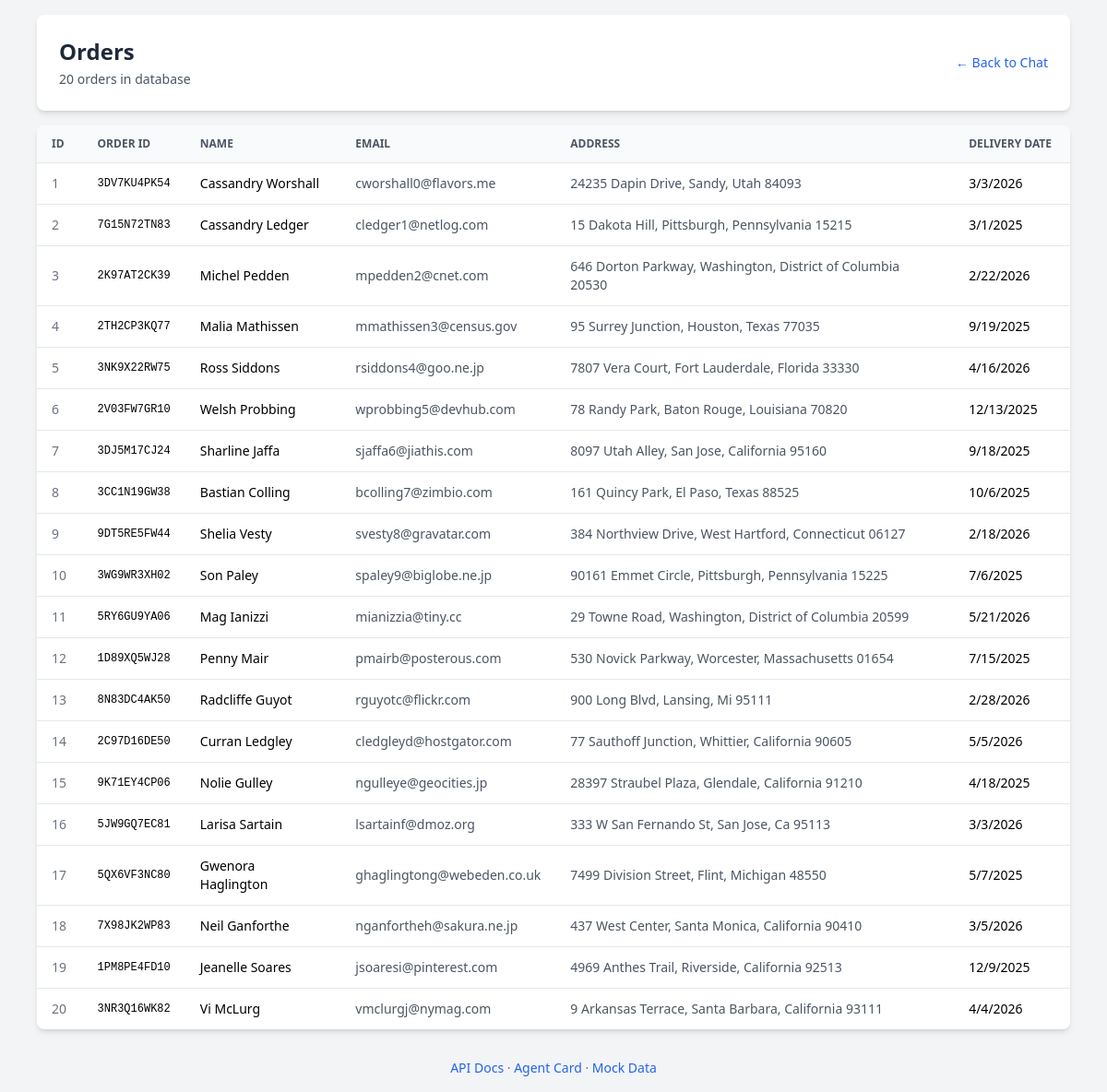
The page /orders on the database its author committed.
### tables this page shows
CREATE TABLE orders (
    id          INTEGER PRIMARY KEY,
    first_name  TEXT NOT NULL,
    last_name   TEXT NOT NULL,
    email       TEXT NOT NULL,
    order_id    TEXT NOT NULL,
    street      TEXT NOT NULL,
    city        TEXT NOT NULL,
    state       TEXT NOT NULL,
    zipcode     TEXT NOT NULL,
    delivery_date TEXT NOT NULL
);

### app/main.py (the view)
@app.get("/orders", response_class=HTMLResponse)
async def orders_page(request: Request) -> HTMLResponse:
    repo = handler.agent.order_repo
    orders = await repo.get_all_orders()
    return templates.TemplateResponse(
        "orders.html",
        {"request": request, "orders": orders},
    )

### app/templates/orders.html (shortened to what this page needs)
<!DOCTYPE html>
<html lang="en">
<head>
    <script src="https://cdn.tailwindcss.com"></script>
</head>
<body class="bg-gray-100 min-h-screen">
    <div class="container mx-auto max-w-6xl p-4">
        <header class="bg-white rounded-lg shadow-md p-6 mb-4 flex items-center justify-between">
            <div>
                <h1 class="text-2xl font-bold text-gray-800">Orders</h1>
                <p class="text-gray-600 text-sm mt-1">{{ orders | length }} orders in database</p>
            </div>
            <a href="/" class="text-blue-600 hover:underline text-sm">&larr; Back to Chat</a>
        </header>
        <div class="bg-white rounded-lg shadow-md overflow-x-auto">
            <table id="orders-table" class="w-full text-sm text-left">
                <thead class="bg-gray-50 text-gray-600 uppercase text-xs border-b">
                    <tr>
                        <th class="px-4 py-3 sortable" data-col="0" data-type="num">ID</th>
                        <th class="px-4 py-3 sortable" data-col="1" data-type="str">Order ID</th>
                        <th class="px-4 py-3 sortable" data-col="2" data-type="str">Name</th>
                        <th class="px-4 py-3 sortable" data-col="3" data-type="str">Email</th>
                        <th class="px-4 py-3 sortable" data-col="4" data-type="str">Address</th>
                        <th class="px-4 py-3 sortable" data-col="5" data-type="date">Delivery Date</th>
                    </tr>
                </thead>
                <tbody class="divide-y divide-gray-200">
                    {% for order in orders %}
                    <tr class="hover:bg-gray-50">
                        <td class="px-4 py-3 text-gray-500">{{ order.id }}</td>
                        <td class="px-4 py-3 font-mono text-xs">{{ order.order_id }}</td>
                        <td class="px-4 py-3">{{ order.full_name() }}</td>
                        <td class="px-4 py-3 text-gray-600">{{ order.email }}</td>
                        <td class="px-4 py-3 text-gray-600">{{ order.full_address() }}</td>
                        <td class="px-4 py-3">{{ order.delivery_date }}</td>
                    </tr>
                    {% endfor %}
                </tbody>
            </table>
        </div>
        <footer class="mt-8 text-center text-sm text-gray-500">
            <p>
                <a href="/docs" class="text-blue-600 hover:underline">API Docs</a>
                &middot;
                <a href="/.well-known/agent.json" class="text-blue-600 hover:underline">Agent Card</a>
                &middot;
                <a href="/orders" class="text-blue-600 hover:underline">Mock Data</a>
            </p>
        </footer>
    </div>
</body>
</html>

### app/templates/orders.html (style rules this page uses)
th.sortable { cursor: pointer; user-select: none; }

### rows shown on the page
orders: id "1", order_id "3DV7KU4PK54", full_name "Cassandry Worshall", email "cworshall0@flavors.me", full_address "24235 Dapin Drive, Sandy, Utah 84093", delivery_date "3/3/2026"
orders: id "2", order_id "7G15N72TN83", full_name "Cassandry Ledger", email "cledger1@netlog.com", full_address "15 Dakota Hill, Pittsburgh, Pennsylvania 15215", delivery_date "3/1/2025"
orders: id "3", order_id "2K97AT2CK39", full_name "Michel Pedden", email "mpedden2@cnet.com", full_address "646 Dorton Parkway, Washington, District of Columbia 20530", delivery_date "2/22/2026"
orders: id "4", order_id "2TH2CP3KQ77", full_name "Malia Mathissen", email "mmathissen3@census.gov", full_address "95 Surrey Junction, Houston, Texas 77035", delivery_date "9/19/2025"
orders: id "5", order_id "3NK9X22RW75", full_name "Ross Siddons", email "rsiddons4@goo.ne.jp", full_address "7807 Vera Court, Fort Lauderdale, Florida 33330", delivery_date "4/16/2026"
orders: id "6", order_id "2V03FW7GR10", full_name "Welsh Probbing", email "wprobbing5@devhub.com", full_address "78 Randy Park, Baton Rouge, Louisiana 70820", delivery_date "12/13/2025"
orders: id "7", order_id "3DJ5M17CJ24", full_name "Sharline Jaffa", email "sjaffa6@jiathis.com", full_address "8097 Utah Alley, San Jose, California 95160", delivery_date "9/18/2025"
orders: id "8", order_id "3CC1N19GW38", full_name "Bastian Colling", email "bcolling7@zimbio.com", full_address "161 Quincy Park, El Paso, Texas 88525", delivery_date "10/6/2025"
orders: id "9", order_id "9DT5RE5FW44", full_name "Shelia Vesty", email "svesty8@gravatar.com", full_address "384 Northview Drive, West Hartford, Connecticut 06127", delivery_date "2/18/2026"
orders: id "10", order_id "3WG9WR3XH02", full_name "Son Paley", email "spaley9@biglobe.ne.jp", full_address "90161 Emmet Circle, Pittsburgh, Pennsylvania 15225", delivery_date "7/6/2025"
orders: id "11", order_id "5RY6GU9YA06", full_name "Mag Ianizzi", email "mianizzia@tiny.cc", full_address "29 Towne Road, Washington, District of Columbia 20599", delivery_date "5/21/2026"
orders: id "12", order_id "1D89XQ5WJ28", full_name "Penny Mair", email "pmairb@posterous.com", full_address "530 Novick Parkway, Worcester, Massachusetts 01654", delivery_date "7/15/2025"
orders: id "13", order_id "8N83DC4AK50", full_name "Radcliffe Guyot", email "rguyotc@flickr.com", full_address "900 Long Blvd, Lansing, Mi 95111", delivery_date "2/28/2026"
orders: id "14", order_id "2C97D16DE50", full_name "Curran Ledgley", email "cledgleyd@hostgator.com", full_address "77 Sauthoff Junction, Whittier, California 90605", delivery_date "5/5/2026"
orders: id "15", order_id "9K71EY4CP06", full_name "Nolie Gulley", email "ngulleye@geocities.jp", full_address "28397 Straubel Plaza, Glendale, California 91210", delivery_date "4/18/2025"
orders: id "16", order_id "5JW9GQ7EC81", full_name "Larisa Sartain", email "lsartainf@dmoz.org", full_address "333 W San Fernando St, San Jose, Ca 95113", delivery_date "3/3/2026"
orders: id "17", order_id "5QX6VF3NC80", full_name "Gwenora Haglington", email "ghaglingtong@webeden.co.uk", full_address "7499 Division Street, Flint, Michigan 48550", delivery_date "5/7/2025"
orders: id "18", order_id "7X98JK2WP83", full_name "Neil Ganforthe", email "nganfortheh@sakura.ne.jp", full_address "437 West Center, Santa Monica, California 90410", delivery_date "3/5/2026"
orders: id "19", order_id "1PM8PE4FD10", full_name "Jeanelle Soares", email "jsoaresi@pinterest.com", full_address "4969 Anthes Trail, Riverside, California 92513", delivery_date "12/9/2025"
orders: id "20", order_id "3NR3Q16WK82", full_name "Vi McLurg", email "vmclurgj@nymag.com", full_address "9 Arkansas Terrace, Santa Barbara, California 93111", delivery_date "4/4/2026"

### other values the page prints
{{ orders | length }} "20"
